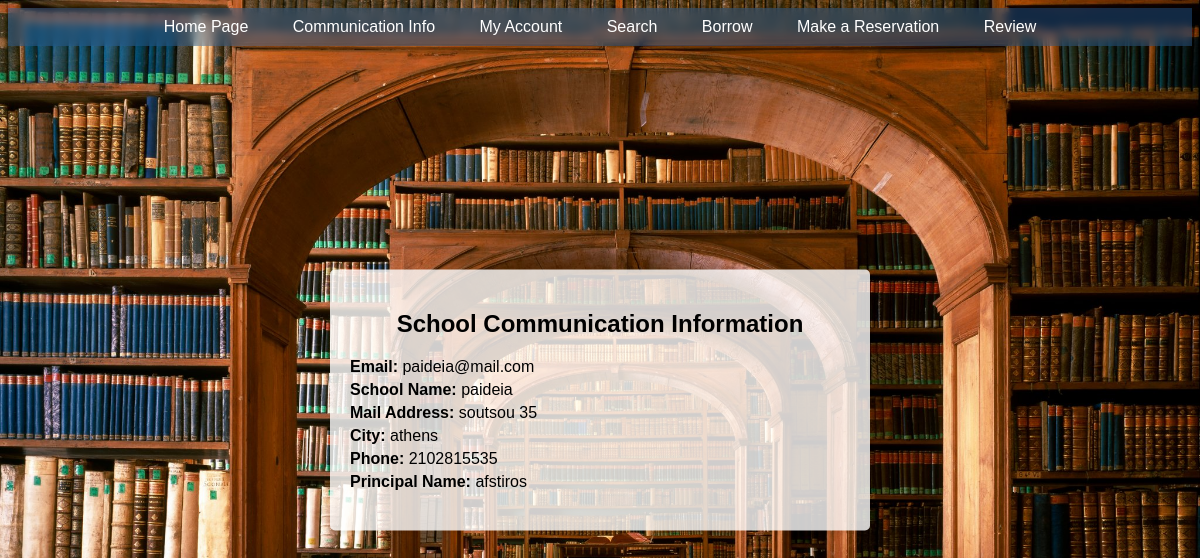
Screenshot of /UI/CommunicationInfo.php (signed in) with the database file from the repository.
### tables this page shows
CREATE TABLE `school` (
  `school_id` int(11) NOT NULL,
  `school_name` varchar(45) NOT NULL,
  `mail_address` varchar(45) NOT NULL,
  `city` varchar(45) NOT NULL,
  `phone` char(10) NOT NULL,
  `email` varchar(45) NOT NULL,
  `principal_name` varchar(45) NOT NULL
);

### UI/CommunicationInfo.php (the view, shortened to what this page needs)
<?php
$db_host = 'localhost';
$db_user = 'root';
$db_password = 'root';
$db_name = 'library';
$db_port = 8889;
try {
    $dsn = "mysql:host=$db_host;dbname=$db_name;port=$db_port";
    $conn = new PDO($dsn, $db_user, $db_password);
    $conn->setAttribute(PDO::ATTR_ERRMODE, PDO::ERRMODE_EXCEPTION);
    $query = "SELECT * FROM school WHERE school_id = (SELECT school_id FROM user WHERE username = :username)";
    $stmt = $conn->prepare($query);
    $stmt->bindParam(':username', $_SESSION['username']);
    $stmt->execute();
    $schoolInfo = $stmt->fetch(PDO::FETCH_ASSOC);
} catch (PDOException $e) {
    echo 'Connection failed: ' . $e->getMessage();
    exit();
}
?>
<!DOCTYPE html>
<html>
<head>
</head>
<body>
<div class="top-bar">
    <a href="homepage.php">Home Page</a>
    <a href="CommunicationInfo.php">Communication Info</a>
    <a href="myaccount.php">My Account</a>
    <a href="search.php">Search</a>
    <a href="borrowing.php">Borrow</a>
    <a href="reservation.php">Make a Reservation</a>
    <a href="review.php">Review</a>
  </div>
    <div class="container">
        <h2>School Communication Information</h2>
        <div class="contact-info">
            <?php
            if ($schoolInfo) {
                echo "<p><strong>Email:</strong> " . $schoolInfo['email'] . "</p>";
                echo "<p><strong>School Name:</strong> " . $schoolInfo['school_name'] . "</p>";
                echo "<p><strong>Mail Address:</strong> " . $schoolInfo['mail_address'] . "</p>";
                echo "<p><strong>City:</strong> " . $schoolInfo['city'] . "</p>";
                echo "<p><strong>Phone:</strong> " . $schoolInfo['phone'] . "</p>";
                echo "<p><strong>Principal Name:</strong> " . $schoolInfo['principal_name'] . "</p>";
            } else {
                echo "<p>No school information found.</p>";
            }
            ?>
        </div>
    </div>
</body>
</html>

### UI/CommunicationInfo.php (style rules this page uses)
body { font-family: Arial, sans-serif; background-color: #f4f4f4; background-image: url('24manguel-superJumbo.jpg'); background-repeat: no-repeat; background-size: cover; }
.top-bar { background-color: #2a65a469; padding: 10px; text-align: center; backdrop-filter: blur(5px); }
.top-bar a { color: #fff; text-decoration: none; margin: 0 20px; }
.container { max-width: 600px; width: 500px; margin: 0 auto; padding: 20px; background-color: rgba(255, 255, 255, 0.8); border-radius: 5px; box-shadow: 0 2px 5px rgba(0, 0, 0, 0.1); position: absolute; top: 50%; left: 50%; transform: translate(-50%, -50%); text-align: center; }
h2 { margin-bottom: 20px; }
.contact-info { text-align: left; margin-bottom: 20px; }
.contact-info p { margin: 5px 0; }

### rows the page displays
school: email "paideia@mail.com", school_name "paideia", mail_address "soutsou 35", city "athens", phone "2102815535", principal_name "afstiros"
